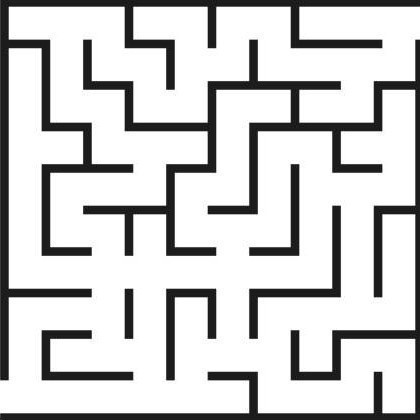
#> input picture src/easy.jpg, 420 x 420 px
$ jupyter execute --allow-errors PathFinder_Temp.ipynb   (shell and % lines are left out)
#> lines starting #> are read from the running program, lines starting #| are printed output that depends on the picture; after the words box and inside, x2 and y2 are one past the last pixel; in counts of white or black regions, pixels touching at a corner belong together
[cell 1]
import numpy as np
import cv2
import matplotlib.pyplot as plt

[cell 2]
img = cv2.imread('easy.jpg',0)
#> img is the input picture: shape (420, 420); min 6, max 255, mean 205.7

[cell 3]
def threshold1(image,k):
#> called with k = 120
    height = image.shape[0]
#> height = 420
    width = image.shape[1]
#> width = 420
    out_arr = np.zeros((height,width))
    for i in range(height):
        for j in range(width):
            if image[i][j] > k:
                out_arr[i][j] = 1
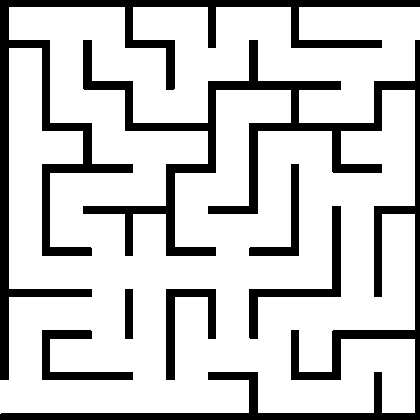
#> out_arr: shape (420, 420) float64; values 0 (black) and 1 (white), 78.5% white; 7 black regions, largest, box (x1, y1, x2, y2) and area: (0, 40, 420, 420) 18852, (0, 0, 420, 380) 12807, (249, 206, 341, 339) 1860
    return out_arr.astype('uint8')

[cell 4]
img1 = threshold1(img,120)
img1 = img1.astype('uint8')

[cell 5]
def add_edge(adj,src,dest):
    adj[src].append(dest)

def BFS(adj, src, dest, v, pred, dist):

    queue = []

    visited = [False for i in range(v)];

    for i in range(v):

        dist[i] = 1000000
        pred[i] = -1;

    visited[src] = True;
    dist[src] = 0;
    queue.append(src);

    while (len(queue) != 0):
        u = queue[0];
        queue.pop(0);
        for i in range(len(adj[u])):

            if (visited[adj[u][i]] == False):
                visited[adj[u][i]] = True;
                dist[adj[u][i]] = dist[u] + 1;
                pred[adj[u][i]] = u;
                queue.append(adj[u][i]);

                if (adj[u][i] == dest):
                    return True;

    return False;

def printShortestDistance(adj, s, dest):

    v = len(adj)

    pred=[0 for i in range(v)]
    dist=[0 for i in range(v)];

    if (BFS(adj, s, dest, v, pred, dist) == False):
        print("Given source and destination are not connected")

    else:
        path = []
        crawl = dest;
        path.append(crawl);

        while (pred[crawl] != -1):
            path.append(pred[crawl]);
            crawl = pred[crawl];

        return path

[cell 6]
def create_graph(image):
    h = image.shape[0]
#> h = 420
    w = image.shape[1]
#> w = 420
    adj_list = [[] for i in range(h*w)]
    for i in range(h):
        for j in range(w):
            if image[i][j] == 1:
                if i>0 and image[i-1][j] == 1:
                    adj_list[(i*w)+j].append((i-1)*w + j)
                if j>0 and image[i][j-1] == 1:
                    adj_list[(i*w)+j].append(i*w + j - 1)
                if i<h-1 and image[i+1][j] == 1:
                    adj_list[(i*w)+j].append((i+1)*w + j)
                if j<h-1 and image[i][j+1] == 1:
                    adj_list[(i*w)+j].append(i*w + j + 1)
    return adj_list

[cell 7]
graph = create_graph(img1)
#> graph = 176400 items

[cell 8]
h = img.shape[0]
#> h = 420
w = img.shape[1]
#> w = 420

### Currenty manually enter the source and destination co-ordinates in below cell

[cell 9]
source_row = 492
source_col = 100
destination_row = 119
destination_col = 412

[cell 10]
source = source_row*w + source_col
#> source = 206740
destination = destination_row*w + destination_col
#> destination = 50392

#> (a cell that did not finish here is left out)

#> in printShortestDistance, `v = len(adj)`: v = 176400

[cell 12]
new_img = np.zeros((h,w,3),dtype = 'uint8')

for i in range(h):
    for j in range(w):
        if img1[i][j] == 0:
            new_img[i][j] = (0,0,0)
        if img1[i][j] == 1:
            new_img[i][j] = (255,255,255)
#> (the rest of this cell did not finish here and is left out)

[cell 13]
plt.imshow(new_img)

[cell 14]
def broaden_line(image,path):
    h = image.shape[0]
    w = image.shape[1]
    for i in range(1,len(path)):
        prev_x = int(path[i-1]/w)
        prev_y = int(path[i-1]%w)

        curr_x = int(path[i]/w)
        curr_y = int(path[i]%w)

        if(abs(prev_x-curr_x)==1):
            for y in range(curr_y, curr_y-5,-1):
                if(y<0 or image[curr_x][y][0]==0):
                    break
                image[curr_x][y] = (255,0,0)

            for y in range(curr_y, curr_y+5):
                if(y>=w or image[curr_x][y][0]==0):
                    break
                image[curr_x][y] = (255,0,0)

        else:
            for x in range(curr_x, curr_x-5,-1):
                if(x<0 or image[x][curr_y][0]==0):
                    break
                image[x][curr_y] = (255,0,0)

            for x in range(curr_x, curr_x+5):
                if(x>=h or image[x][curr_y][0]==0):
                    break
                image[x][curr_y] = (255,0,0)

    return image

#> (a cell that did not finish here is left out)

#> (a cell that did not finish here is left out)

#> (a cell that did not finish here is left out)

[cell 18]
import numpy as np
import cv2
import matplotlib.pyplot as plt

[cell 19]
img = cv2.imread('easy.jpg',0)

[cell 20]
def threshold(image,k):
#> called with k = 120
    height = image.shape[0]
#> height = 420
    width = image.shape[1]
#> width = 420
    out_arr = np.zeros((height,width))
    for i in range(height):
        for j in range(width):
            if image[i][j] > k:
                out_arr[i][j] = 1
    return out_arr.astype('uint8')

def threshold1(image,k):
#> called with k = 120
    height = image.shape[0]
#> height = 420
    width = image.shape[1]
#> width = 420
    out_arr = np.ones((height,width))
    for i in range(height):
        for j in range(width):
            if image[i][j] > k:
                out_arr[i][j] = 0
    return out_arr.astype('uint8')

[cell 21]
imgg1 = threshold(img,120)
img1 = threshold1(img,120)

[cell 22]
kernel = np.ones((3, 3), np.uint8)

[cell 23]
img2 = cv2.erode(img1,kernel)
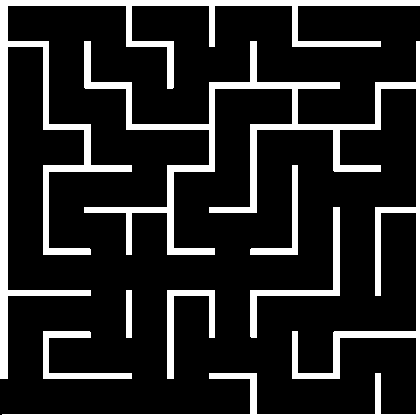
#> img2: shape (420, 420); values 0 (black) and 1 (white), 17% white; 7 white regions, largest, box (x1, y1, x2, y2) and area: (0, 41, 420, 420) 14742, (0, 0, 420, 379) 10438, (250, 207, 340, 338) 1414

[cell 24]
img3 = img1- img2
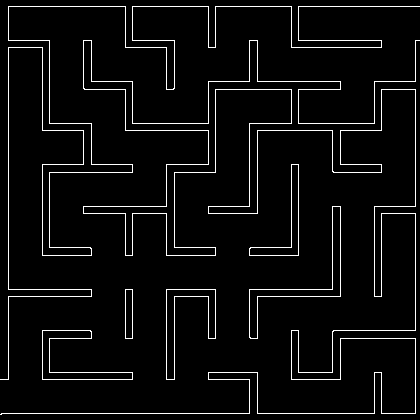
#> img3: shape (420, 420); values 0 (black) and 1 (white), 4.6% white in thin lines or dots

[cell 25]
plt.imshow(img3,cmap= 'gray')

[cell 26]
h = img3.shape[0]
w = img3.shape[1]

[cell 27]
def top_left(img):
    left_top = []
    h,w = img.shape
#> h = 420; w = 420
    for i in range(h):
        for j in range(w):
            if img[i][j] == 1:
                left_top.append(i)
                left_top.append(j)
                return left_top
#> after the loop, left_top = [6, 8]

def bottom_right(img):
    right_bottom = []
    h,w = img.shape
    for i in range(h-1,0,-1):
        for j in range(w-1,0,-1):
            if img[i][j] == 1:
                right_bottom.append(i)
                right_bottom.append(j)
                return right_bottom

[cell 28]
left_top = top_left(img3)
right_bottom = bottom_right(img3)
#> right_bottom = [414, 1]

[cell 29]
multi_fac = np.zeros((h,w))
multi_fac[left_top[0]:right_bottom[0],left_top[1]:right_bottom[1]] = 1

[cell 30]
temp1 = (np.logical_not(img1)).astype(int)
temp = temp1*multi_fac
#> temp: shape (420, 420) float64; every value is 0

[cell 31]
plt.imshow(temp,cmap='gray')

[cell 32]
source_row = 490
source_col = 110
destination_row = 110
destination_col = 490

source = source_row*w + source_col
destination = destination_row*w + destination_col

[cell 33]
graph = create_graph(temp)

#> (a cell that did not finish here is left out)


[cell 35]
new_img = np.zeros((h,w,3),dtype = 'uint8')

for i in range(h):
    for j in range(w):
        if imgg1[i][j] == 0:
            new_img[i][j] = (0,0,0)
        if imgg1[i][j] == 1:
            new_img[i][j] = (255,255,255)
#> (the rest of this cell did not finish here and is left out)

$ run again, with src/circular.jpg copied over src/easy.jpg
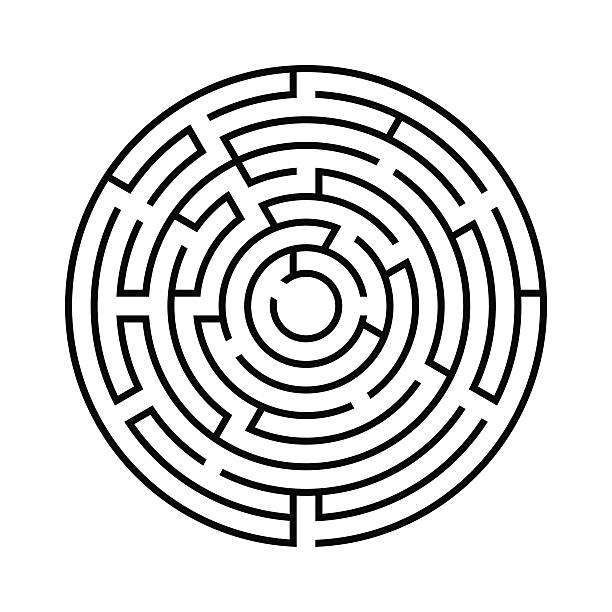
#> input picture src/circular.jpg, 612 x 612 px
#> after the loop in threshold1, `for i in range(height):`:
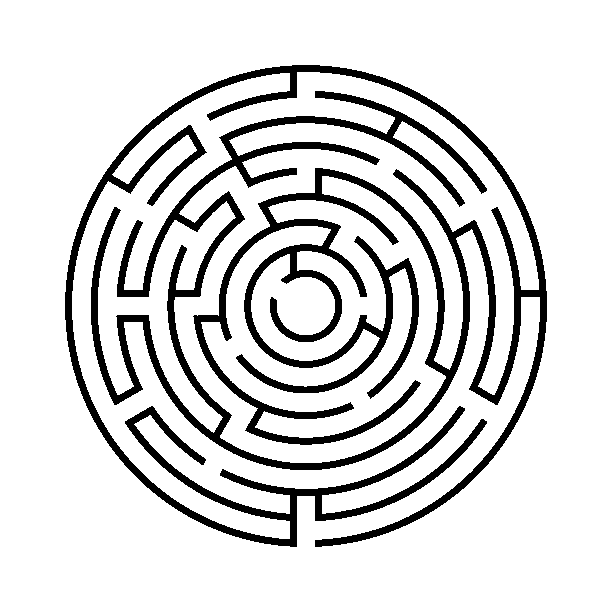
#> out_arr: shape (612, 612) float64; values 0 (black) and 1 (white), 85.7% white; 1 black region, box (x1, y1, x2, y2) and area: (65, 65, 547, 547) 53454
#> graph = 374544 items
#> v = 374544
#> after the loop in BFS, `while (len(queue) != 0):`: dist = 374544 items; queue = []; visited = 374544 items
#> img2: shape (612, 612); values 0 (black) and 1 (white), 9.1% white; 1 white region, box (x1, y1, x2, y2) and area: (66, 66, 546, 546) 34164
#> img3: shape (612, 612); values 0 (black) and 1 (white), 5.2% white in thin lines or dots, all inside (x1, y1, x2, y2) = (65, 65, 547, 547)
#> `left_top = top_left(img3)`: left_top = [65, 292]
#> `right_bottom = bottom_right(img3)`: right_bottom = [546, 321]
#> `temp = temp1*multi_fac`:
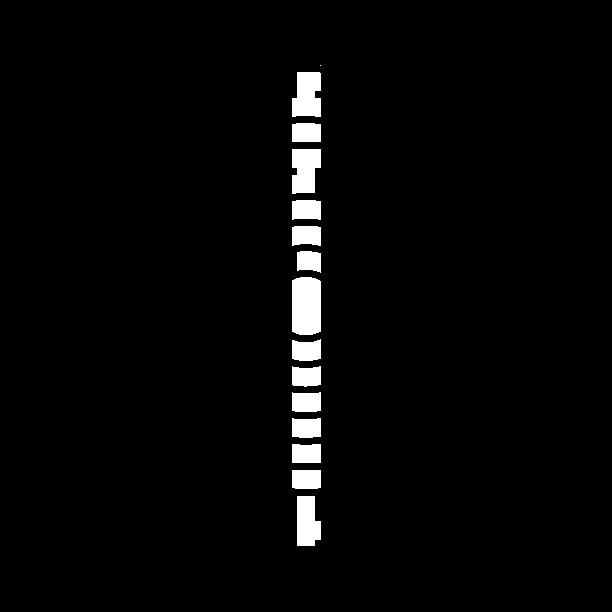
#> temp: shape (612, 612) float64; values 0 (black) and 1 (white), 2.7% white; 15 white regions (1 under 20 px), largest, box (x1, y1, x2, y2) and area: (292, 277, 321, 335) 1622, (292, 72, 321, 117) 1113, (292, 149, 321, 194) 1095
